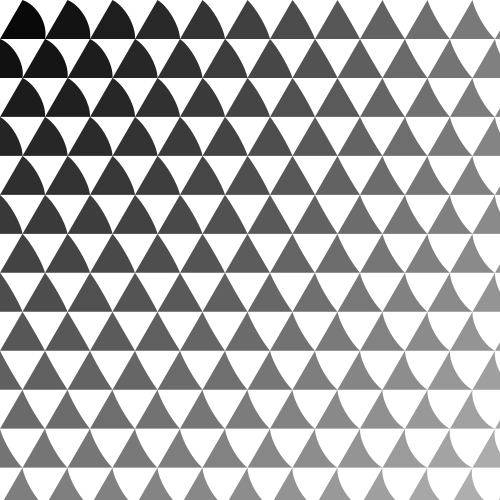
Frame 1 (no input)
Frame 60 (the mouse pressed at the canvas centre just before this capture): identical to frame 1, image omitted
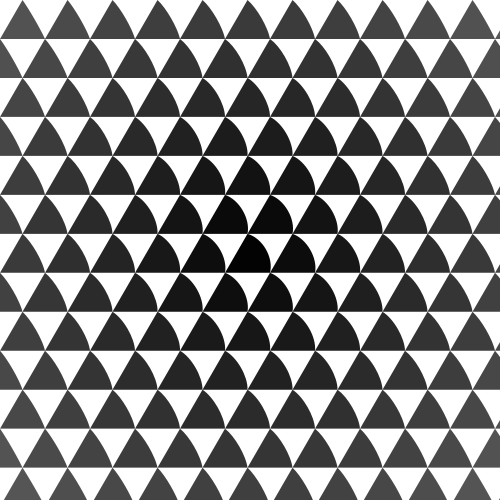
Frame 120 (the mouse held since frame 60 and released just before this capture)

The Processing sketch that drew these frames (run headless with seeded random() and noise(); from frame 60 on, the mouse is pressed at the canvas centre):

// Processing sketch: processing_155136
// ── processing_155136.pde

/*
   Use keys 0 - 9 for variations
   color (alpha-value) and shape vary with mouse position (diagonal)        
*/
triangleShape tri; 
float seite;         // side length of one triangle
float radius;        
float hoehe;         // height of one triangle
float canvDiag;      // canvas diagonal
int mode = 0; 

void setup() {
  size(500, 500); 
  background(255); 
  noStroke(); 
  smooth(); 
  canvDiag = sqrt(width*width + height*height); 

  seite = 45; 
  radius = sqrt(3.0) / 3.0 * seite; 
  hoehe = sqrt(3.0) / 2.0 * seite; 
  tri = new triangleShape(seite);
}

void draw() {
  background(255); 

  float angle1 = 0;
  float angle2 = 0; 
  float angle3 = 0; 
  float alpha; 
  float d;  
  int i = 0;  
  float mx, my, mxStart;   

  for (my = radius; my < height+hoehe; my += hoehe) {
    mxStart = (i%2 == 0) ? seite/2 : 0; 

    for ( mx = mxStart; mx < width+seite; mx += seite) {
      d = dist(mouseX, mouseY, mx, my);      
      if (mode == 0) { 
        angle1 = map(d, 0, canvDiag, 1, 0); 
        angle2 = 0.5; 
        angle3 = 0.5;
      }
      if (mode == 1) { 
        angle1 = map(d, 0, canvDiag, 0, 1); 
        angle2 = 0.5; 
        angle3 = 0.5;
      }
      if (mode == 2) { 
        angle1 = map(d, 0, canvDiag, 1, 0); 
        angle2 = 0.5; 
        angle3 = 1 - angle1;
      }
       if(mode == 3){
        angle1 = 0.5;
        angle2 = (i%2 == 0) ? map(d, 0, canvDiag, 0, 1) : map(d, 0, canvDiag, 1, 0);
        angle3 = 0.5;
      } 
      if (mode == 4) { 
        angle1 = map(d, 0, canvDiag, 0, 1); 
        angle2 = 0.5; 
        angle3 = 1 - angle1;
      }
      if(mode == 5){
        angle1 = (i%2 == 0) ? map(d, 0, canvDiag, 0, 1) : map(d, 0, canvDiag, 1, 0);
        angle2 = 0.5; 
        angle3 = 0.5;
      }     
      if (mode == 6) { 
        angle1 = map(d, 0, canvDiag, 1, 0); 
        angle2 = 1 - angle1; 
        angle3 = 1 - angle1;
      }
      if (mode == 7) { 
        angle1 = map(d, 0, canvDiag, 0, 1); 
        angle2 = 1 - angle1; 
        angle3 = 1 - angle1;
      }
      if (mode == 8) { 
        angle1 = map(d, 0, canvDiag, 1, 0); 
        angle2 = angle1; 
        angle3 = angle1;
      }
      if (mode == 9) { 
        angle1 = map(d, 0, canvDiag, 0, 1); 
        angle2 = angle1; 
        angle3 = angle1;
      }
      alpha = map(d, 0, canvDiag, 255, 75);
      fill(0, alpha); 
      tri.drawTriangle(mx, my, angle1, angle2, angle3);
    }
    i++;
  }

}

void keyReleased() {
  switch(key) {
  case '0': 
    mode = 0; 
    break; 
  case '1': 
    mode = 1; 
    break;
  case '2': 
    mode = 2; 
    break; 
  case '3': 
    mode = 3; 
    break; 
  case '4': 
    mode = 4; 
    break;
  case '5': 
    mode = 5; 
    break; 
  case '6': 
    mode = 6; 
    break; 
  case '7': 
    mode = 7; 
    break; 
  case '8': 
    mode = 8; 
    break;   
  case '9': 
    mode = 9; 
    break; 
  default: 
    mode = 0;
    break; 
  }
}


class triangleShape {
  PVector[] dreieck = new PVector[3];
  PVector[] bezier1 = new PVector[4];
  PVector[] bezier2 = new PVector[4];
  PVector[] bezier3 = new PVector[4];
  float seite; 
  float radius;

  triangleShape(float _a) {
    float x, y;  
    float angle;   

    seite = _a; 

    radius = sqrt(3.0) / 3.0 * _a; 

    /* Eckpunkte Dreieck */
    angle = -PI/2; 
    for (int i = 0; i < 3; i++) {
      x = cos(angle) * radius;
      y = sin(angle) * radius;
      dreieck[i] = new PVector(x, y);
      angle += radians(120);
    }

    /* Bezier-Punkte pro Dreieckseite */
    bezier1 = createBezierPoints(dreieck[0], dreieck[1]); 
    bezier2 = createBezierPoints(dreieck[1], dreieck[2]);
    bezier3 = createBezierPoints(dreieck[2], dreieck[0]);
  }

  PVector[] createBezierPoints(PVector _dr1, PVector _dr2) {
    PVector x_4, d, senkr; 
    PVector[] bezier = new PVector[4]; 

    x_4 = PVector.lerp(_dr1, _dr2, 0.25);
    d = PVector.sub(_dr2, x_4);            //Differenz-Vektor
    d.normalize();
    d.mult(seite / 4);  
    senkr = new PVector(-d.y, d.x);        //Senkrechte

    bezier[0] = new PVector(x_4.x + senkr.x, x_4.y + senkr.y);   
    bezier[2] = new PVector(x_4.x - senkr.x, x_4.y - senkr.y);

    x_4 = PVector.lerp(_dr1, _dr2, 0.75);
    d = PVector.sub(_dr2, x_4);
    d.normalize();
    d.mult(seite / 4);  
    senkr = new PVector(-d.y, d.x);   

    bezier[1] = new PVector(x_4.x + senkr.x, x_4.y + senkr.y);   
    bezier[3] = new PVector(x_4.x - senkr.x, x_4.y - senkr.y);

    return bezier;
  }

  void drawTriangle(float _mx, float _my, float _f1, float _f2, float _f3) {
    float cx1, cy1, cx2, cy2; 
    float factor = abs(_f1);         
    
    //fill(0); 
    pushMatrix();
    translate(_mx, _my); 
    
    beginShape(); 
    vertex(dreieck[0].x, dreieck[0].y);         
    cx1 = lerp(bezier1[0].x, bezier1[2].x, factor);
    cy1 = lerp(bezier1[0].y, bezier1[2].y, factor); 
    cx2 = lerp(bezier1[1].x, bezier1[3].x, factor);
    cy2 = lerp(bezier1[1].y, bezier1[3].y, factor);
    bezierVertex(cx1, cy1, cx2, cy2, dreieck[1].x, dreieck[1].y); 
    
    factor = abs(_f2); 
    cx1 = lerp(bezier2[0].x, bezier2[2].x, factor);
    cy1 = lerp(bezier2[0].y, bezier2[2].y, factor); 
    cx2 = lerp(bezier2[1].x, bezier2[3].x, factor);
    cy2 = lerp(bezier2[1].y, bezier2[3].y, factor);
    bezierVertex(cx1, cy1, cx2, cy2, dreieck[2].x, dreieck[2].y);    
       
    factor = abs(_f3); 
    cx1 = lerp(bezier3[0].x, bezier3[2].x, factor);
    cy1 = lerp(bezier3[0].y, bezier3[2].y, factor); 
    cx2 = lerp(bezier3[1].x, bezier3[3].x, factor);
    cy2 = lerp(bezier3[1].y, bezier3[3].y, factor);
    bezierVertex(cx1, cy1, cx2, cy2, dreieck[0].x, dreieck[0].y);
    endShape(CLOSE);
    popMatrix(); 
  }
}
